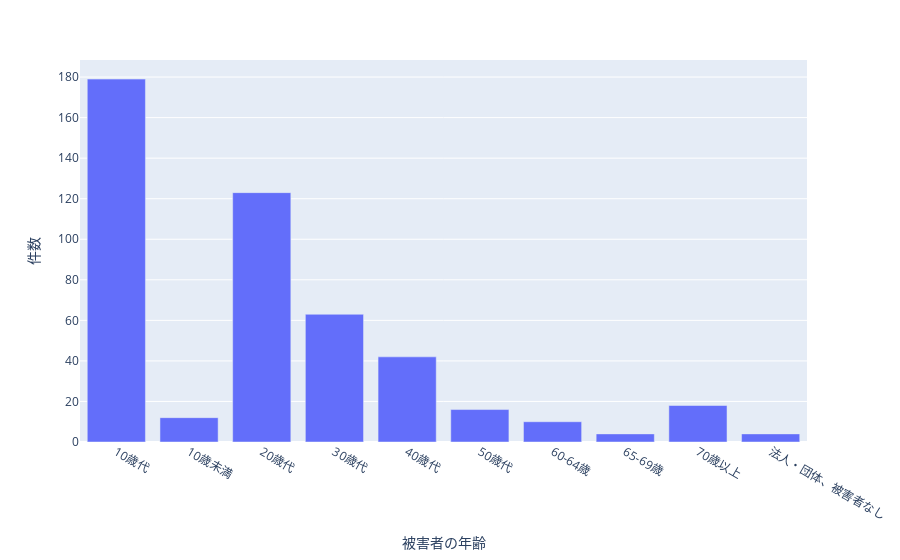

The notebook cell this image was saved under:
### Code cell
fig = px.bar(year,
            x='被害者の年齢',
            y='件数'
            )
fig.update_xaxes(categoryorder='category ascending')#
fig.show()

### Figure 1 — Plotly figure (JSON) as saved in the notebook; plotly's stock layout.template omitted (floating-point values rounded to 4 significant figures)
{"data": [{"alignmentgroup": "True", "hovertemplate": "被害者の年齢=%{x}<br>件数=%{y}<extra></extra>", "legendgroup": "", "marker": {"color": "#636efa", "pattern": {"shape": ""}}, "name": "", "offsetgroup": "", "orientation": "v", "showlegend": false, "textposition": "auto", "type": "bar", "x": ["10歳代", "20歳代", "30歳代", "40歳代", "70歳以上", "50歳代", "10歳未満", "60-64歳", "65-69歳", "法人・団体、被害者なし"], "xaxis": "x", "y": [179, 123, 63, 42, 18, 16, 12, 10, 4, 4], "yaxis": "y"}], "layout": {"barmode": "relative", "legend": {"tracegroupgap": 0}, "margin": {"t": 60}, "xaxis": {"anchor": "y", "categoryorder": "category ascending", "domain": [0, 1], "title": {"text": "被害者の年齢"}}, "yaxis": {"anchor": "x", "domain": [0, 1], "title": {"text": "件数"}}}}
